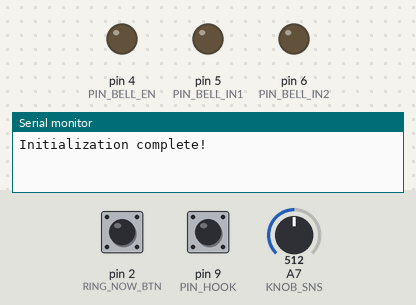
The sketch below on a simulated Arduino Nano, built with avr-gcc and run on an emulated ATmega328P. On the bench: output pins drawn as LEDs (lit = HIGH), the last lines printed to the serial monitor. Dashed ring = blinking. Inputs (shaded band) come from the test bench; at power-on: pin 2 (RING_NOW_BTN) HIGH, pin 9 (PIN_HOOK) HIGH, A7 (KNOB_SNS) = 512.

Above: at 2.4 s.
2.5 s: pin 2 (RING_NOW_BTN) pulled LOW for 0.15 s
At 3.35 s:
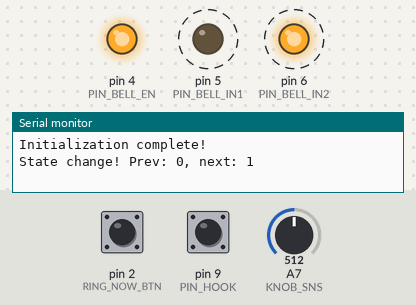
5.5 s: pin 9 (PIN_HOOK) pulled LOW for 0.15 s
At 6.9 s:
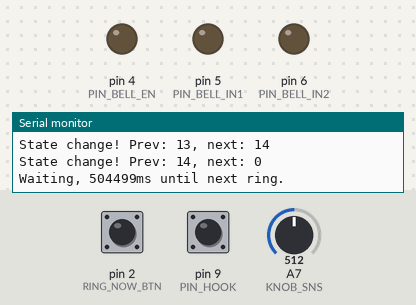
8.6 s: pin 2 (RING_NOW_BTN) pulled LOW for 1 s
At 8.76 s:
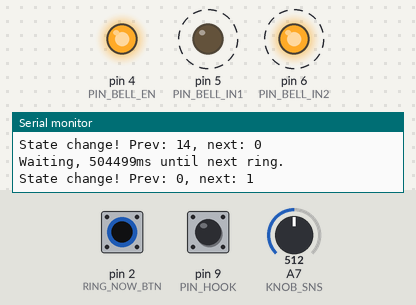
11.8 s: pin 9 (PIN_HOOK) pulled LOW for 1 s
At 12.8 s:
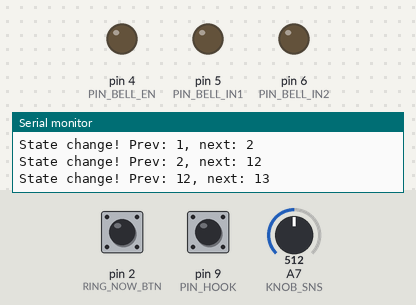
Timing chart, 0 to 14.8 s (numbered marks = the images above; inputs shaded):
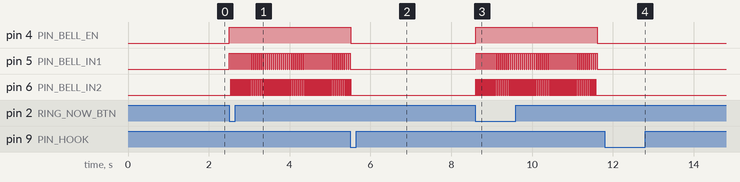

Measured:
- after the input at 2.5 s, pin 4 (PIN_BELL_EN): LOW → HIGH at once; pin 5 (PIN_BELL_IN1): alternates HIGH for 0.03 s and LOW for 0.02 s, starting at once; pin 6 (PIN_BELL_IN2): alternates HIGH for 0.02 s and LOW for 0.03 s, starting at once
- after the input at 5.5 s, pin 4 (PIN_BELL_EN), pin 6 (PIN_BELL_IN2): goes on until 5.5 s, then stays LOW; pin 5 (PIN_BELL_IN1): stops changing and stays LOW
- after the input at 8.6 s, pin 4 (PIN_BELL_EN): LOW → HIGH at once, → LOW 3.0 s later; pin 5 (PIN_BELL_IN1): alternates HIGH for 0.03 s and LOW for 0.02 s, starting at once; pin 6 (PIN_BELL_IN2): alternates HIGH for 0.02 s and LOW for 0.03 s, starting at once
- after the input at 11.8 s, pin 4 (PIN_BELL_EN): stays LOW (without the input it goes to HIGH after 1.8 s); pin 5 (PIN_BELL_IN1), pin 6 (PIN_BELL_IN2): stops changing and stays LOW

The sketch:

new-old-phone.ino
```cpp
// (licence header left out)
#include <SoftwareSerial.h>

/**
 * MP3 Module commands.
 */
#define CMD_PLAY_NEXT 0x01
#define CMD_PLAY_PREV 0x02
#define CMD_PLAY_W_INDEX 0x03
#define CMD_SET_VOLUME 0x06
#define CMD_SEL_DEV 0x09
#define CMD_PLAY_W_VOL 0x22
#define CMD_PLAY 0x0D
#define CMD_PAUSE 0x0E
#define CMD_SINGLE_CYCLE 0x19

#define DEV_TF 0x02
#define SINGLE_CYCLE_ON 0x00
#define SINGLE_CYCLE_OFF 0x01

/**
 * Pins
 */
#define ARDUINO_RX 8
#define ARDUINO_TX 7

#define KNOB_SNS A7
#define RING_NOW_BTN 2

#define PIN_BELL_EN 4
#define PIN_BELL_IN1 5
#define PIN_BELL_IN2 6

#define PIN_HOOK 9

/**
 * State for bell drive ISR. Iterate through 3 states per bell drive period.
 */
enum BellDriveState {
  EN1,
  EN1_2,
  EN2,
  BELL_DRIVE_MAX,
};

/**
 * State enum for global state machine.
 */
enum RingerState {
  WAITING,
  RING1,
  WAIT1,
  RING2,
  WAIT2,
  RING3,
  WAIT3,
  RING4,
  WAIT4,
  RING5,
  WAIT5,
  NO_ANSWER,
  ANSWERED,
  LISTENING,
  HUNG_UP,
};

/**
 * Min/max values for knob voltage input (ADC counts).
 *
 * max_voltage = 24V * 10k / (10k + 69k) = 3.038V
 * counts = (3.038V / 5V) * 1024 = 622.2
 */
const int KNOB_MIN = 0;
const int KNOB_MAX = 622;

/**
 * Min/max values for delay between rings (ms). 1min - 10min.
 */
const unsigned long MIN_DELAY = 1ul  * 60ul * 1000ul;
const unsigned long MAX_DELAY = 10ul * 60ul * 1000ul;

/**
 * Duration of each ring and wait between rings (ms).
 */
const unsigned long RING_DURATION = 3000;
const unsigned long WAIT_DURATION = 2000;

/**
 * Main loop -> ISR bell state variable.
 */
volatile bool bell_en = false;

/**
 * Bell drive state variable (ISR only).
 */
BellDriveState bell_drive = EN1;

/**
 * Stateful variables for get_next_state function.
 */
unsigned long last_state_change = 0;
unsigned long last_state_print = 0;


/**
 * Software serial interface for MP3 playback module.
 */
SoftwareSerial mp3(ARDUINO_RX, ARDUINO_TX);

/**
 * Bell drive ISR.
 */
ISR(TIMER1_COMPA_vect){
  if(bell_en) {
    digitalWrite(PIN_BELL_EN, HIGH);
    switch(bell_drive) {
      case EN1:
      case EN1_2:
        digitalWrite(PIN_BELL_IN2, LOW);
        digitalWrite(PIN_BELL_IN1, HIGH);
        break;
      case EN2:
        digitalWrite(PIN_BELL_IN1, LOW);
        digitalWrite(PIN_BELL_IN2, HIGH);
        break;
      default:
        digitalWrite(PIN_BELL_IN1, LOW);
        digitalWrite(PIN_BELL_IN2, LOW);
        break;
    }
  }
  else {
    digitalWrite(PIN_BELL_EN, LOW);
    digitalWrite(PIN_BELL_IN1, LOW);
    digitalWrite(PIN_BELL_IN2, LOW);
  }
  bell_drive = (BellDriveState)((bell_drive + 1) % BELL_DRIVE_MAX);
}

/**
 * Helper function to send a serial command to the MP3 playback module.
 *
 * @param command The command to send.
 * @param dat The data to send along with the command.
 */
void mp3_command(const int8_t command, const int16_t dat) {
  int8_t frame[8] = { 0 };
  frame[0] = 0x7e;                // starting byte
  frame[1] = 0xff;                // version
  frame[2] = 0x06;                // The number of bytes of the command without starting byte and ending byte
  frame[3] = command;             //
  frame[4] = 0x01;                // 0x00 = no feedback, 0x01 = feedback
  frame[5] = (int8_t)(dat >> 8);  // data high byte
  frame[6] = (int8_t)(dat);       // data low byte
  frame[7] = 0xef;                // ending byte
  for (uint8_t i = 0; i < 8; i++) {
    mp3.write(frame[i]);
  }
}

/**
 * Compute the next state for the global state machine.
 *
 * @param current_state The current state of the state machine.
 * @param _ring_delay The amount of time to wait between rings (ms).
 * @param ring_now Whether the ring now button is pressed.
 * @param on_hook Whether the handset is on the hook.
 *
 * @return RingerState The next state for the state machine.
 */
RingerState get_next_state(
  const RingerState current_state,
  const unsigned long _ring_delay,
  const bool ring_now,
  const bool on_hook)
{
  RingerState next_state = current_state;
  switch (current_state) {
    case WAITING:
      if ((millis() - last_state_change > _ring_delay && on_hook) || ring_now)
      {
        next_state = RING1;
      }
      if (millis() - last_state_print > 5000) {
        Serial.print("Waiting, ");
        Serial.print((signed long)(_ring_delay) - (signed long)(millis() - last_state_change));
        Serial.println("ms until next ring.");
        last_state_print = millis();
      }
      break;
    case RING1:
    case RING2:
    case RING3:
    case RING4:
    case RING5:
      if (!on_hook) {
        next_state = ANSWERED;
      }
      else if (millis() - last_state_change > RING_DURATION) {
        next_state = (RingerState)(current_state + 1);
      }
      break;
    case WAIT1:
    case WAIT2:
    case WAIT3:
    case WAIT4:
    case WAIT5:
      if (!on_hook) {
        next_state = ANSWERED;
      }
      else if (millis() - last_state_change > WAIT_DURATION) {
        next_state = (RingerState)(current_state + 1);
      }
      break;
    case NO_ANSWER:
      next_state = WAITING;
      break;
    case ANSWERED:
      next_state = LISTENING;
      break;
    case LISTENING:
      // Give a generous 200ms to debounce
      if (millis() - last_state_change > 200 && on_hook) {
        next_state = HUNG_UP;
      }
      break;
    case HUNG_UP:
      next_state = WAITING;
      break;
  }
  if (current_state != next_state) {
    Serial.print("State change! Prev: ");
    Serial.print(current_state);
    Serial.print(", next: ");
    Serial.println(next_state);
    last_state_change = millis();
  }
  return next_state;
}

/**
 * Shared state for setup and loop functions.
 */
RingerState current_ringer_state = WAITING;
unsigned long ring_delay = MIN_DELAY;

void setup() {

  pinMode(KNOB_SNS, INPUT);
  pinMode(RING_NOW_BTN, INPUT_PULLUP);

  pinMode(PIN_BELL_EN, OUTPUT);
  pinMode(PIN_BELL_IN1, OUTPUT);
  pinMode(PIN_BELL_IN2, OUTPUT);

  pinMode(PIN_HOOK, INPUT_PULLUP);

  /*
   * Stop interrupts.
   */
  cli();

  /*
   * Set timer1 interrupt at 60Hz -> 3x iterations per period -> 20Hz bell
   */
  TCCR1A = 0;
  TCCR1B = 0;
  TCNT1  = 0;

  /*
   * Set compare match register for 60hz increments.
   * (16*10^6) / (60*1024) = 260 (must be <65536)
   */
  OCR1A = 260;

  /*
   * turn on CTC mode.
   */
  TCCR1B |= (1 << WGM12);

  /*
   * 1024 prescaler -> set CS12 and CS10
   */
  TCCR1B |= (1 << CS12) | (1 << CS10);

  /*
   * enable timer compare interrupt.
   */
  TIMSK1 |= (1 << OCIE1A);

  /*
   * Restart interrupts.
   */
  sei();

  Serial.begin(9600);

  /**
   * Initialize MP3 module serial connection and wait for the chip to initialize.
   */
  mp3.begin(9600);
  delay(1000);

  /**
   * To get the MP3 player into a known state, set the source and pause playback.
   */
  mp3_command(CMD_SEL_DEV, DEV_TF);
  delay(200);
  mp3_command(CMD_PAUSE, 0x0000);

  Serial.println("Initialization complete!");
}

void loop() {
  /*
   * RING_NOW is normally-open button that shorts to ground when pressed.
   */
  const bool ring_now_state = digitalRead(RING_NOW_BTN) == LOW;

  /*
   * HOOK is normally-closed button that shorts to ground when depressed.
   */
  const bool on_hook = digitalRead(PIN_HOOK) == HIGH;

  /*
   * First, get the next state for the state machine.
   */
  const RingerState next_state = get_next_state(current_ringer_state, ring_delay, ring_now_state, on_hook);

  /*
   * Now, take actions based on the state.
   */
  switch (next_state) {
    case WAITING:
      ring_delay = constrain(map(analogRead(KNOB_SNS), KNOB_MIN, KNOB_MAX, MIN_DELAY, MAX_DELAY), MIN_DELAY, MAX_DELAY);
      bell_en = false;
      break;
    case RING1:
    case RING2:
    case RING3:
    case RING4:
    case RING5:
      bell_en = true;
      break;
    case WAIT1:
    case WAIT2:
    case WAIT3:
    case WAIT4:
    case WAIT5:
      bell_en = false;
      break;
    case NO_ANSWER:
      bell_en = false;
      break;
    case ANSWERED:
      bell_en = false;
      mp3_command(CMD_PLAY_NEXT, 0x0000);
      break;
     case LISTENING:
      bell_en = false;
      break;
    case HUNG_UP:
      bell_en = false;
      mp3_command(CMD_PAUSE, 0x0000);
      break;
  }

  /*
   * Finally, set current state to next state.
   */
  current_ringer_state = next_state;
}
```
